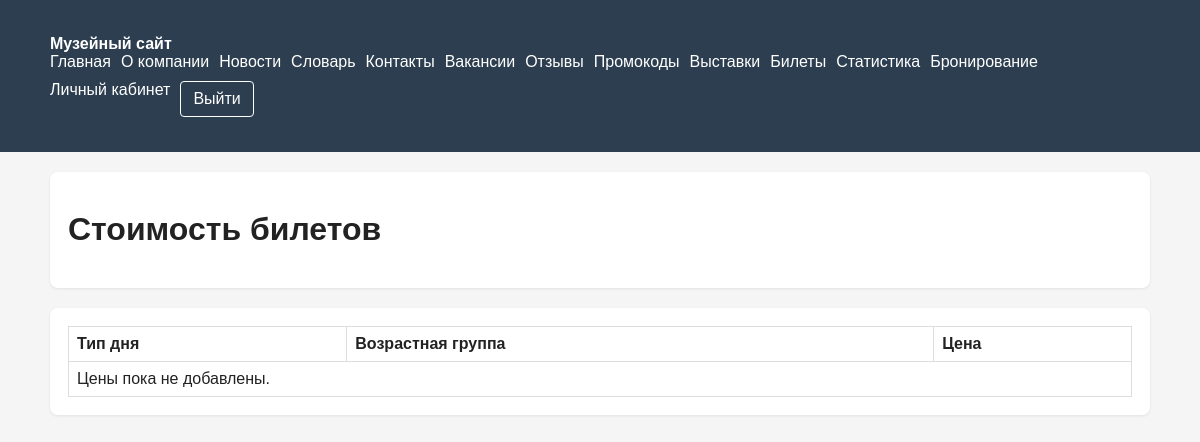
The app's page /tickets/ (signed in), older data.
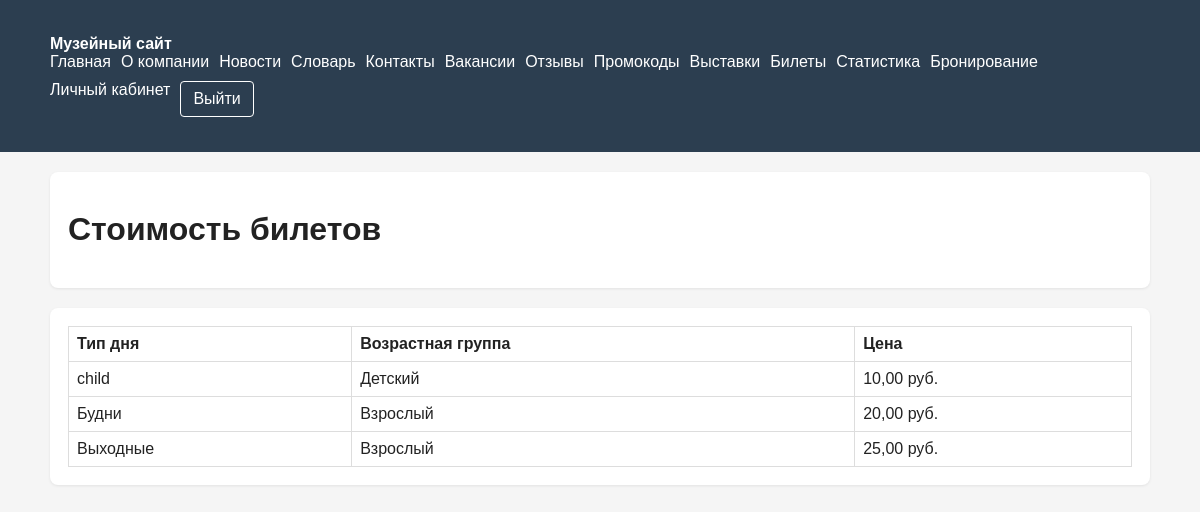
The same page, newer data.
### museum/models.py (models this page shows, shortened)
class TicketPrice(models.Model):
    DAY_CHOICES = (
        ("weekday", "Будни"),
        ("weekend", "Выходные"),
        ("holiday", "Праздник"),
    )
    AGE_CHOICES = (
        ("adult", "Взрослый"),
        ("child", "Детский"),
        ("student", "Студент"),
    )
    day_type = models.CharField(max_length=20, choices=DAY_CHOICES)
    age_group = models.CharField(max_length=20, choices=AGE_CHOICES)
    price = models.DecimalField(max_digits=8, decimal_places=2)
    updated_at = models.DateTimeField(auto_now=True)

### museum/views.py (the view)
# urls.py: path("tickets/", ticket_prices_view, name="tickets"),
def ticket_prices_view(request):
    prices = TicketPrice.objects.order_by("day_type", "age_group")
    return render(request, "museum/tickets.html", {"prices": prices})

### templates/museum/tickets.html (shortened to what this page needs)
{% extends 'base.html' %}
{% block content %}
<div class="panel">
    <h1>Стоимость билетов</h1>
</div>
<div class="panel">
    <table>
        <tr><th>Тип дня</th><th>Возрастная группа</th><th>Цена</th></tr>
        {% for price in prices %}
            <tr>
                <td>{{ price.get_day_type_display }}</td>
                <td>{{ price.get_age_group_display }}</td>
                <td>{{ price.price }} руб.</td>
            </tr>
        {% empty %}
            <tr><td colspan="3">Цены пока не добавлены.</td></tr>
        {% endfor %}
    </table>
</div>
{% endblock %}

Row changes from the older to the newer data that the page shows:
added TicketPrice: day_type "child", age_group "Детский", price "10,00"
added TicketPrice: day_type "Будни", age_group "Взрослый", price "20,00"
added TicketPrice: day_type "Выходные", age_group "Взрослый", price "25,00"
Text that changed along with them:
text no longer shown: "Цены пока не добавлены."
